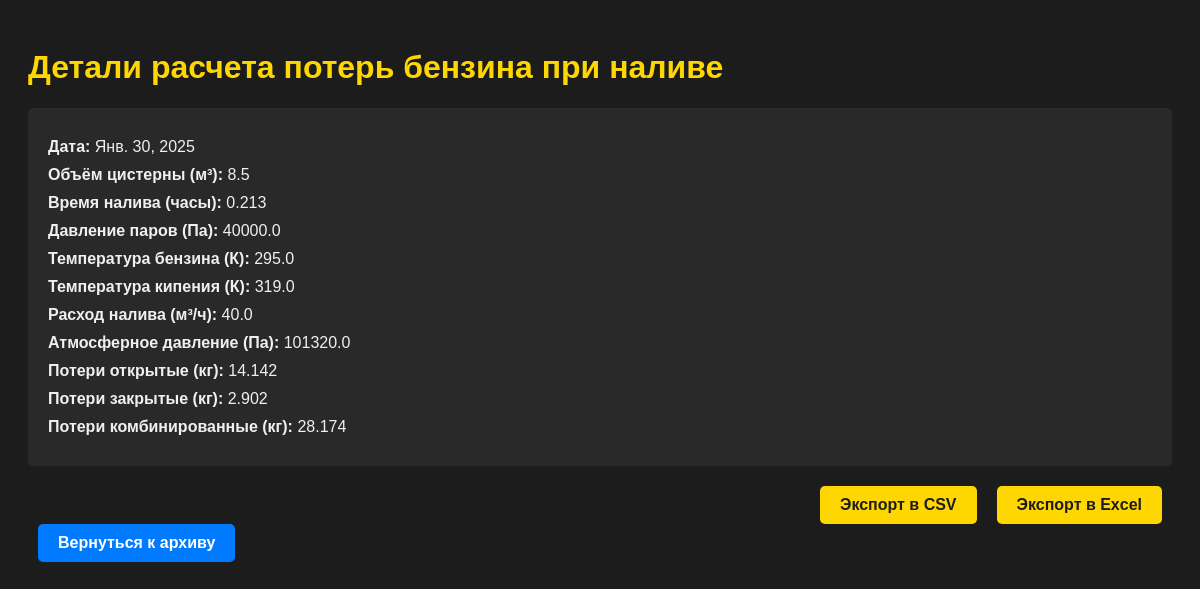
The app's page /fuel_loss_detail/16/ with its own data.
### oil_losses/models.py (models this page shows, shortened)
class FuelLossCalculation(models.Model):
    date = models.DateField(verbose_name="Дата расчета", auto_now_add=True)
    volume = models.FloatField(verbose_name="Объём цистерны (м³)")
    fill_time = models.FloatField(verbose_name="Время налива цистерны (часы)")
    vapor_pressure = models.FloatField(verbose_name="Давление насыщенных паров бензина (Па)")
    vapor_temp = models.FloatField(verbose_name="Температура бензина при наливе (К)")
    initial_boiling_temp = models.FloatField(verbose_name="Температура начала кипения (К)")
    flow_rate = models.FloatField(verbose_name="Расход налива (м³/ч)")
    pressure = models.FloatField(verbose_name="Атмосферное давление (Па)")
    calculated_loss_open = models.FloatField(verbose_name="Потери при открытой струе (кг)", blank=True, null=True)
    calculated_loss_closed = models.FloatField(verbose_name="Потери при закрытой струе (кг)", blank=True, null=True)
    calculated_loss_combined = models.FloatField(verbose_name="Потери при комбинированном наливе (кг)", blank=True, null=True)
    class Meta:
        verbose_name = "Расчет потерь бензина при наливе"
        verbose_name_plural = "Расчеты потерь бензина при наливе"

### oil_losses/views.py (the view)
# urls.py: path('fuel_loss_detail/<int:id>/', views.fuel_loss_detail, name='fuel_loss_detail'),
def fuel_loss_detail(request, id):
    record = FuelLossCalculation.objects.get(id=id)
    return render(request, 'fuel_loss_detail.html', {'record': record})

### oil_losses/templates/fuel_loss_detail.html (shortened to what this page needs)
<!DOCTYPE html>
<html lang="en">
<head>
</head>
<body>
    <h1>Детали расчета потерь бензина при наливе</h1>
    <div class="detail">
        <p><strong>Дата:</strong> {{ record.date }}</p>
        <p><strong>Объём цистерны (м³):</strong> {{ record.volume }}</p>
        <p><strong>Время налива (часы):</strong> {{ record.fill_time }}</p>
        <p><strong>Давление паров (Па):</strong> {{ record.vapor_pressure }}</p>
        <p><strong>Температура бензина (К):</strong> {{ record.vapor_temp }}</p>
        <p><strong>Температура кипения (К):</strong> {{ record.initial_boiling_temp }}</p>
        <p><strong>Расход налива (м³/ч):</strong> {{ record.flow_rate }}</p>
        <p><strong>Атмосферное давление (Па):</strong> {{ record.pressure }}</p>
                <p><strong>Потери открытые (кг):</strong> {{ record.calculated_loss_open }}</p>
        <p><strong>Потери закрытые (кг):</strong> {{ record.calculated_loss_closed }}</p>
        <p><strong>Потери комбинированные (кг):</strong> {{ record.calculated_loss_combined }}</p>
    </div>
    <div class="export-buttons">
        <a href="{% url 'export_csv' %}?calculation_type=fuel_loss&record_id={{ record.id }}" class="export-button">Экспорт в CSV</a>
        <a href="{% url 'export_excel' %}?calculation_type=fuel_loss&record_id={{ record.id }}" class="export-button">Экспорт в Excel</a>
    </div>
    <a href="/archive/" class="back-button">Вернуться к архиву</a>
</body>
</html>

### oil_losses/templates/fuel_loss_detail.html (style rules this page uses)
body { font-family: Arial, sans-serif; background-color: #1c1c1c; color: #f0f0f0; padding: 20px; }
h1 { color: #ffd700; }
.detail { background-color: #292929; padding: 20px; border-radius: 5px; margin-bottom: 20px; }
.detail p { margin: 10px 0; }
.export-buttons { display: flex; justify-content: flex-end; margin-top: 20px; }
.export-button { display: inline-block; padding: 10px 20px; margin: 0 10px; background-color: #ffd700; color: #1c1c1c; text-decoration: none; border-radius: 5px; font-weight: bold; transition: background-color 0.3s ease; }
.back-button { display: inline-block; padding: 10px 20px; margin: 0 10px; background-color: #007bff; color: #ffffff; text-decoration: none; border-radius: 5px; font-weight: bold; transition: background-color 0.3s ease; }

### records on screen
FuelLossCalculation: date "Янв. 30, 2025", volume "8.5", fill_time "0.213", vapor_pressure "40000.0", vapor_temp "295.0", initial_boiling_temp "319.0", flow_rate "40.0", pressure "101320.0", calculated_loss_open "14.142", calculated_loss_closed "2.902", calculated_loss_combined "28.174"
